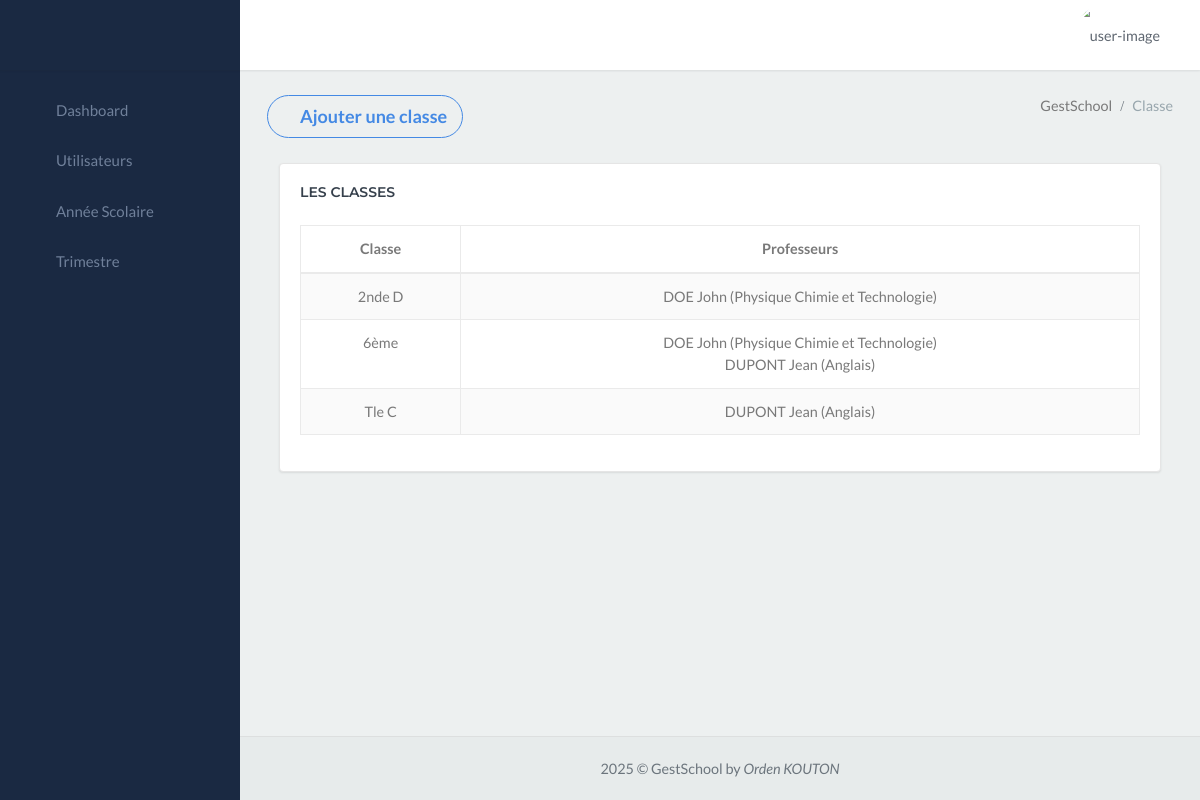
Page /gestschool_app/classe/ on the committed database.
### gestschool_app/models.py (models this page shows)
class Classe_exist(models.Model):
    fusion = models.CharField(max_length=80)

class Professeur(models.Model):
    user = models.OneToOneField(settings.AUTH_USER_MODEL, on_delete=models.CASCADE, null=True, blank=True)
    nom = models.CharField(max_length=80)
    prenom = models.CharField(max_length=100)
    role = models.CharField(max_length=100)
    contact = models.CharField(max_length=100)
    email = models.CharField(max_length=100)
    matiere = models.ForeignKey(Matiere, on_delete=models.CASCADE)
    annee_scolaire = models.ForeignKey(AnneeScolaire, on_delete=models.SET_NULL, null=True, blank=True)

class Matiere(models.Model):
    nom = models.CharField(max_length=80)
    sigle = models.CharField(max_length=50)

### gestschool_app/views.py (the view)
# urls.py: path('classe/', views.classe, name='classe'),
def classe(request):
    classes = Classe_exist.objects.all()
    classes_professeurs = []
    for classe in classes:
        professeurs = Professeur_Classe.objects.filter(classe=classe)
        classes_professeurs.append({
            'classe': classe,
            'professeurs': [{'professeur': professeur.professeur, 'matiere': professeur.matiere} for professeur in professeurs]
        })
    return render(request, 'classe.html', {'classes_professeurs': classes_professeurs})

### gestschool_app/templates/classe.html (shortened to what this page needs)
{% extends "menu.html" %}
{% block content %}
<div class="content-page">
    <div class="content">
        <div class="container-fluid">
            <div class="row">
                <div class="col-12">
                    <div class="page-title-box">
                        <button type="button"
                            class="page-title btn btn-outline-success btn-rounded waves-effect width-md waves-light"
                            data-toggle="modal" data-target=".bs-example-modal-lg">
                            <i class="ion ion-md-add-circle"></i>
                            Ajouter une classe
                        </button>
                        <div class="page-title-right">
                            <ol class="breadcrumb p-0 m-0">
                                <li class="breadcrumb-item active">GestSchool</li>
                                <li class="breadcrumb-item"><a>Classe</a></li>
                            </ol>
                        </div>
                        <div class="clearfix"></div>
                    </div>
                </div>
            </div>
            <div class="container-fluid">
                <div class="row">
                    <div class="col-lg-12">
                        <div class="card">
                            <div class="card-body">
                                <h4 class="header-title mb-4">Les Classes</h4>
                                <div class="table-responsive">
                                    <table id="datatable-buttons"
                                        class="table table-striped table-bordered dt-responsive nowrap"
                                        style="border-collapse: collapse; border-spacing: 0; width: 100%;">
                                        <thead>
                                            <tr>
                                                <th style="text-align: center;">Classe</th>
                                                <th style="text-align: center;">Professeurs</th>
                                            </tr>
                                        </thead>
                                        <tbody>
                                            {% for classe_professeurs in classes_professeurs %}
                                                <tr style="text-align: center;">
                                                    <td>{{ classe_professeurs.classe.fusion }}</td>
                                                    <td>
                                                        {% for prof_matiere in classe_professeurs.professeurs %}
                                                            {{ prof_matiere.professeur.nom }} {{ prof_matiere.professeur.prenom }} ({{ prof_matiere.matiere.nom }}){% if not forloop.last %} <br> {% endif %}
                                                        {% empty %}
                                                            Aucun professeur attribué
                                                        {% endfor %}
                                                    </td>
                                                </tr>
                                            {% empty %}
                                                <tr>
                                                    <td colspan="2" style="text-align: center; color: red; font-style: italic;">Aucune classe enregistrée</td>
                                                </tr>
                                            {% endfor %}
                                        </tbody>
                                    </table>
                                </div>
                            </div>
                        </div>
                    </div>
                </div>
            </div>
        </div>
    </div>
</div>
{% endblock %}

### rows in the picture
Classe_exist: classe.fusion "2nde D"
Professeur: professeur.nom "DOE", professeur.prenom "John", matiere.nom "Physique Chimie et Technologie"
Classe_exist: classe.fusion "6ème"
Professeur: professeur.nom "DUPONT", professeur.prenom "Jean", matiere.nom "Anglais"
Classe_exist: classe.fusion "Tle C"
